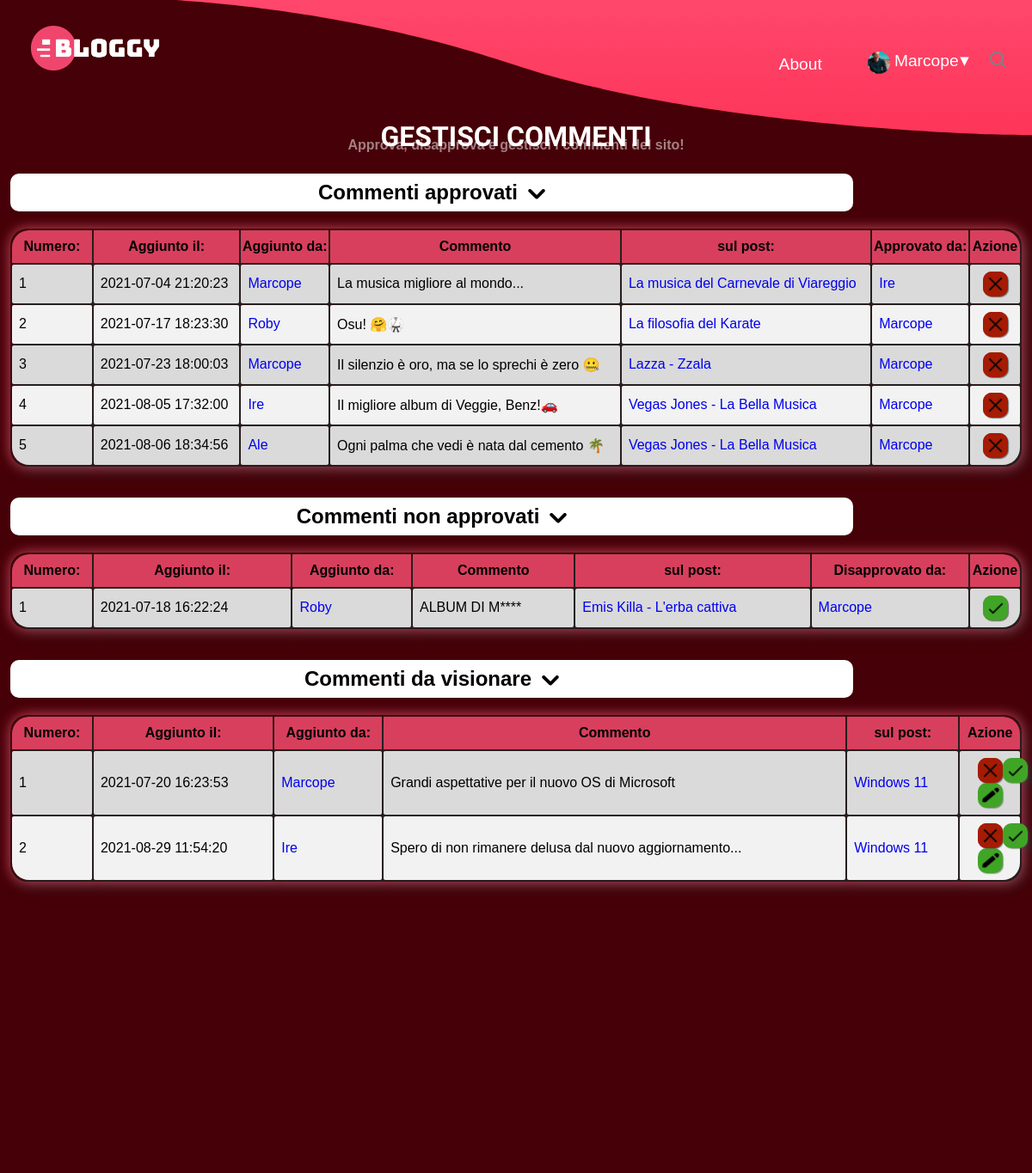
Screenshot of /reg-login/commenti.php (signed in) with the database file from the repository.
### tables this page shows
CREATE TABLE IF NOT EXISTS users (
  id tinyint(3) NOT NULL AUTO_INCREMENT PRIMARY KEY,
  admin bit(1) NOT NULL DEFAULT 0,
  add_data datetime NOT NULL,
  username varchar(100) NOT NULL UNIQUE KEY,
  nome varchar(100) DEFAULT NULL,
  cognome varchar(100) DEFAULT NULL,
  telefono varchar(100) DEFAULT NULL,
  email varchar(100) NOT NULL,
  password varchar(100) NOT NULL,
  avatar varchar(100) NOT NULL DEFAULT 'default.png',
  reso_admin_da varchar(100) DEFAULT NULL,
  FOREIGN KEY (reso_admin_da) REFERENCES users (username) ON DELETE CASCADE ON UPDATE CASCADE
);

CREATE TABLE IF NOT EXISTS commenti (
  id_c tinyint(3) NOT NULL PRIMARY KEY AUTO_INCREMENT,
  data_c datetime NOT NULL,
  username varchar(100) NOT NULL,
  commento varchar(255),
  id_post tinyint(3) NOT NULL,
  stato bit(1) NOT NULL DEFAULT 1,
  approved_by varchar(100) DEFAULT NULL,
  FOREIGN KEY (username) REFERENCES users (username) ON DELETE CASCADE ON UPDATE CASCADE,
  FOREIGN KEY (id_post) REFERENCES post (id) ON DELETE CASCADE ON UPDATE CASCADE,
  FOREIGN KEY (approved_by) REFERENCES users (username) ON DELETE CASCADE ON UPDATE CASCADE
);

CREATE TABLE IF NOT EXISTS post (
  id tinyint(3) NOT NULL AUTO_INCREMENT PRIMARY KEY,
  creato_il datetime NOT NULL,
  nome_b varchar(100) NOT NULL,
  categoria varchar(100) NOT NULL,
  titolo varchar(200) NOT NULL,
  autore varchar(100) NOT NULL,
  contenuto mediumtext NOT NULL,
  immagine varchar(100) NOT NULL,
  FOREIGN KEY (autore) REFERENCES users (username) ON DELETE CASCADE ON UPDATE CASCADE,
  FOREIGN KEY (nome_b) REFERENCES blog (nome_blog) ON DELETE CASCADE ON UPDATE CASCADE
);

### reg-login/commenti.php (the view, shortened to what this page needs)
<?php
require('../db_connect.php');
?>
<!DOCTYPE html>
<html lang="it">
<head>
</head>
<body>
	<div id="animation_container">
		<canvas id="canvas"></canvas>
	</div>
	<header>
		<a href="../index.php">
			<img src="../image/logo.png" id="logo" alt="Logo" />
		</a>
		<form action="../blog.php" method="get" id="cerca" name="cerca" title="Cerca nel sito...">
			<button type="submit" id="cercaBtn">
				<img src="../image/search_icon.svg" alt="Cerca">
			</button>
		</form>
		<div id="utente">
			<span id='dropdown_btn'>▾</span>
			<a href="account.php">
				<?php
				$username = $_SESSION['user_session'];
				$avatar_query = "SELECT avatar FROM users WHERE username = '$username'";
				$avatar = mysqli_query($conn, $avatar_query) or die("Connessione fallita: " . mysqli_error($conn));
				if (mysqli_num_rows($avatar) > 0) {
					$row = mysqli_fetch_array($avatar);
					$imageURL = '../image/' . $row["avatar"];
					echo "<img src = '$imageURL' id='user_icon' alt='Avatar'/>";
				} ?>
				<p class="dx" id="user_name"><?php echo ucfirst($_SESSION['user_session']) ?></p>
			</a>
		</div>
		<a href="../about.php" class="dx" title="About">About</a>
	</header>
	<nav id="nav_2"></nav>
	<main>
		<h1>GESTISCI COMMENTI</h1>
		<h3 id="descrizione">Approva, disapprova e gestisci i commenti del sito!</h3>
		<h2 class="pointer">Commenti approvati&ensp;<img src="../image/button_top.svg" class="down" alt="Mostra e nascondi elementi" /></h2>
		<?php
		$comm_appr = mysqli_query($conn, "SELECT * FROM commenti AS c, post AS p WHERE c.stato = 1 AND p.id = c.id_post AND c.approved_by IS NOT NULL AND c.commento IS NOT NULL ORDER BY c.data_c") or die("Connessione fallita: " . mysqli_error($conn));
		if (mysqli_num_rows($comm_appr) > 0) {
			$postNo = 1; ?>
			<table>
				<thead>
					<tr>
						<th>Numero:</th>
						<th>Aggiunto il:</th>
						<th>Aggiunto da:</th>
						<th>Commento</th>
						<th>sul post:</th>
						<th>Approvato da:</th>
						<th>Azione</th>
					</tr>
				</thead>
				<tbody>
					<?php
					while ($result = mysqli_fetch_assoc($comm_appr)) {
						$id_c = $result['id_c'];
						$data_c = $result['data_c'];
						$username = $result['username'];
						$commento = $result['commento'];
						$approved_by = $result['approved_by'];
						$id_post = $result['id'];
						$titolo_post = $result['titolo'];
						echo "<tr>
								<td style='width:8%'>$postNo</td>
								<td>$data_c</td>";
						if ($username == $_SESSION['user_session']) {
							echo "<td>
									<a href='account.php'>$username</a>
                         		 </td>";
						}
						else {
							echo "<td>
                              		<a href='account.php?username=$username'>$username</a>
                         		</td>";
						}
						echo "<td>$commento</td>
							  <td>
							  	  <a href='../single.php?id=$id_post'>$titolo_post</a>
							  </td>";
						if ($approved_by == $_SESSION['user_session']) {
							echo "<td>
                              		<a href='account.php'>$approved_by</a>
                         		 </td>";
						}
						else {
							echo "<td>
                              		 <a href='account.php?username=$approved_by'>$approved_by</a>
                         		 </td>";
						}
						echo "<td style='width:5%; text-align:center'>
								<a href='commenti.php?Unapprove_ID=$id_c'>
									<img class='icona statica unapprove' src='../image/meno.png' alt='Non approvare commento' title='Non approvare commento'>
                                   	<img class='icona attiva unapprove' src='../image/meno.gif' alt='Non approvare commento' title='Non approvare commento'>
								</a>
							</td>
						</tr>";
						$postNo++;
					} ?>
				</tbody>
			</table>
		<?php
		}
		else echo "<h3 style='background:rgb(255,255,255,.7); width:18%; margin-left:2%; padding-left: 1%; border-radius:20px'>Nessun commento è stato approvato.</h3>"; ?>
		<h2 class="pointer">Commenti non approvati&ensp;<img src="../image/button_top.svg" class="down" alt="Mostra e nascondi elementi" /></h2>
		<?php
		$comm_disappr = mysqli_query($conn, "SELECT * FROM commenti as c, post as p WHERE c.stato = 0 AND p.id = c.id_post AND c.approved_by IS NOT NULL AND c.commento IS NOT NULL ORDER BY data_c") or die("Connessione fallita: " . mysqli_error($conn));
		if (mysqli_num_rows($comm_disappr) > 0) {
			$postNo = 1; ?>
			<table>
				<thead>
					<tr>
						<th>Numero:</th>
						<th>Aggiunto il:</th>
						<th>Aggiunto da:</th>
						<th>Commento</th>
						<th>sul post:</th>
						<th>Disapprovato da:</th>
						<th>Azione</th>
					</tr>
				</thead>
				<tbody>
					<?php
					while ($result = mysqli_fetch_assoc($comm_disappr)) {
						$id_c = $result['id_c'];
						$data_c = $result['data_c'];
						$username = $result['username'];
						$commento = $result['commento'];
						$approved_by = $result['approved_by'];
						$id_post = $result['id'];
						$titolo_post = $result['titolo'];
						echo "<tr>
								<td style='width:8%'>$postNo</td>
								<td>$data_c</td>";
						if ($username == $_SESSION['user_session']) {
							echo "<td>
									<a href='account.php'>$username</a>
                         		 </td>";
						}
						else {
							echo "<td>
                              		<a href='account.php?username=$username'>$username</a>
                         		 </td>";
						}
						echo "<td>$commento</td>
							<td><a href='../single.php?id=$id_post'>$titolo_post</a></td>";
						if ($approved_by == $_SESSION['user_session']) {
							echo "<td>
									<a href='account.php'>$approved_by</a>
								</td>";
						}
						else {
							echo "<td>
									<a href='account.php?username=$approved_by'>$approved_by</a>
								</td>";
						}
						echo "<td style='width:5%; text-align:center'>
								<a href='commenti.php?Approve_ID=$id_c'>
									<img class='icona statica approva' src='../image/plus.png' alt='Approvare commento' title='Approvare commento'>
                                   	<img class='icona attiva approva' src='../image/plus.gif' alt='Approvare commento' title='Approvare commento'>
								</a>
							</td>
						</tr>";
						$postNo++;
					} ?>
				</tbody>
			</table>
		<?php
		}
		else echo "<h3 style='background:rgb(255,255,255,.7); width:20%; margin-left:2%; padding-left: 1%; border-radius:20px'>Nessun commento non è stato approvato.</h3>"; ?>
		<h2 class="pointer">Commenti da visionare&ensp;<img src="../image/button_top.svg" class="down" alt="Mostra e nascondi elementi" /></h2>
		<?php
		$visiona_comm = mysqli_query($conn, "SELECT * FROM commenti AS c, post AS p WHERE c.stato = 1 AND p.id = c.id_post AND c.approved_by IS NULL AND c.commento IS NOT NULL ORDER BY c.data_c") or die("Connessione fallita: " . mysqli_error($conn));
		if (mysqli_num_rows($visiona_comm) > 0) {
			$postNo = 1; ?>
			<table>
				<thead>
					<tr>
						<th>Numero:</th>
						<th>Aggiunto il:</th>
						<th>Aggiunto da:</th>
						<th>Commento</th>
						<th>sul post:</th>
						<th>Azione</th>
					</tr>
				</thead>
				<tbody>
					<?php
					while ($result = mysqli_fetch_assoc($visiona_comm)) {
						$id_c = $result['id_c'];
						$data_c = $result['data_c'];
						$username = $result['username'];
						$commento = $result['commento'];
						$id_post = $result['id'];
						$titolo_post = $result['titolo'];
						echo "<tr>
							<td style='width:8%'>$postNo</td>
							<td>$data_c</td>";
						if ($username == $_SESSION['user_session']) {
							echo "<td>
                              		<a href='account.php'>$username</a>
                         		</td>";
						}
						else {
							echo "<td>
                              		<a href='account.php?username=$username'>$username</a>
                         		</td>";
						}
						echo "<td>$commento</td>
						<td><a href='../single.php?id=$id_post'>$titolo_post</a></td>
						<td style='width:6%; text-align:center'>
							<a href='commenti.php?Unapprove_ID=$id_c'>
								<img class='icona statica unapprove' src='../image/meno.png' alt='Non approvare commento' title='Non approvare commento'>
                              	<img class='icona attiva unapprove' src='../image/meno.gif' alt='Non approvare commento' title='Non approvare commento'>
							</a>
							<a href='commenti.php?Approve_ID=$id_c'>
								<img class='icona statica approva' src='../image/plus.png' alt='Approvare commento' title='Approvare commento'>
                              	<img class='icona attiva approva' src='../image/plus.gif' alt='Approvare commento' title='Approvare commento'>
							</a>
						</td>
					</tr>";
						$postNo++;
					} ?>
				</tbody>
			</table>
		<?php
		}
		else echo "<h3 style='background:rgb(255,255,255,.7); width:18%; margin-left:2%; padding-left: 1%; border-radius:20px'>Non ci sono commenti da visionare.</h3>";
		mysqli_close($conn); ?>
	</main>
	<img src="../image/footer.svg" alt="Footer">
	<footer>
		<a href="../about.php">All rights reserved | © 2021 | Created by Marco Petrucci</a>
	</footer>
</body>
</html>

### index.css (style rules this page uses)
:root { --sfondo_post: rgb(255, 255, 255, .6); }
* { font-family: Averta, Helvetica, Arial, sans-serif; }
body { margin: 0; background: rgb(70, 0, 7); }
#animation_container { position: fixed; top: 0; z-index: -1; opacity: .9; pointer-events: none; }
#animation_container canvas { width: 1600px; }
a { text-decoration: none; }
#nav_1, #nav_2, header { position: fixed; top: 0; left: 0; }
#nav_2 { width: 100%; height: 163px; transition: 0.8s; z-index: 2; }
#nav_2:before { position: absolute; left: 0; content: ''; width: calc(100% - 999px); height: 163px; }
#nav_2:after { position: absolute; right: 0; content: ''; width: 1000px; height: 163px; background: url("image/nav_2.svg"); }
header { right: 0; margin: 1.5% 2%; z-index: 4; transition: 0.6s; }
header a, header p:not(#autocompletamento p), #divisore { color: #fff; transition: .5s; }
#logo { width: 150px; float: left; cursor: pointer; margin: 1% 0 1% 1%; padding-bottom: 10px; transition: .2s; }
.dx { float: right; margin: 1.65% 1.5%; transition: .5s; }
#utente { float: right; margin: 1.5% 1.5% 1.7% 1.2%; transition: .5s; }
#user_icon { width: 26px; height: 26px; margin: 2px -6% 0; border-radius: 180px; }
#dropdown_btn { color: #fff; font-size: 1.3em; float: right; cursor: pointer; transition: .5s; }
#cerca { float: right; width: 30px; margin: 1.4% 0; padding: 1px; border-radius: 20px; background: transparent; transition: .5s; }
#cercaBtn { float: right; width: 30px; height: 30px; background-color: transparent; border-radius: 20px; cursor: pointer; border: none; }
main { margin: 200px 0 20%; }
main h1:not(.blog h1, .post h1, .avviso h1) { color: #fff; font-family: 'Bungee'; font-size: 3em; text-align: center; margin: -5% 0 0; }
#descrizione { color: rgba(255, 255, 255, 0.5); font-size: 1em; text-align: center; margin: -1.5% 0 2%; }
main h2.pointer { cursor: pointer; width: 18% }
img.down, img.up { width: 20px; transition: .4s; }
img.down { transform: rotate(180deg); }
main h2 { background: #fff; color: #000; border-radius: 10px; width: 15%; margin-top: 3%; margin-left: 1%; padding: 8px 10px; text-align: center }
main h2:first-of-type { margin-top: 0; }
table { width: 98%; margin: 0 1%; border-radius: 20px; box-shadow: 0px 0px 15px 0px rgb(216, 63, 93); filter: drop-shadow(5px 5px 5px #222); }
thead th { padding: 10px 0; color: #000; background-color: rgb(216, 63, 93); }
tbody td { padding: 8px; border-radius: 2px; }
tbody tr { background-color: #f2f2f2; }
tbody tr:nth-child(odd) { background-color: rgb(218, 218, 218); }
tr:first-child th:first-child { border-top-left-radius: 20px; }
tr:first-child th:last-child { border-top-right-radius: 20px; }
tr:last-child td:first-child { border-bottom-left-radius: 20px; }
tr:last-child td:last-child { border-bottom-right-radius: 20px; }
.icona { width: 23px; vertical-align: middle; border-radius: 10px; padding: 3px; box-shadow: 1px 1px 1px 0px rgba(85, 81, 81, 0.5); }
.icona.statica { position: absolute; z-index: 1; }
.icona.unapprove { background-color: rgb(165, 27, 3); }
.icona.approva { background-color: rgb(64, 165, 38); }
img[alt="Footer"] { user-select: none; margin-bottom: -4px }
footer { padding: 1% 5% 0 2%; background: #FF476C; text-align: center; box-shadow: 0px -2px 30px 0px rgba(0, 0, 0, 0.75); bottom: 0 }
footer a { color: #fff; font-size: .75em }
@media screen and (max-width:1200px) { header { margin: 1.5% 2% 1%; } }
@media screen and (max-width:1200px) { header>a.dx { margin: 4% 4% 0 0 } }
@media screen and (max-width:1200px) { header #utente { margin-top: 3.5% } }
@media screen and (max-width:1200px) { header #cerca { margin-top: 3% } }
@media screen and (max-width:1200px) { main h1:not(.blog h1, .post h1, .avviso h1) { font-size: 2em } }
@media screen and (max-width:1200px) { h2 { width: 80% !important } }
@media screen and (min-width:768px) { #sezioni_btn, #open_sidenav, a.dx, #user_name { font-size: 1em } }
@media screen and (min-width:768px) { footer a { font-size: .9em } }
@media screen and (min-width:1200px) { #sezioni_btn, #open_sidenav, a.dx, #user_name { font-size: 1.2em } }

### rows the page displays
users: avatar (picture)
commenti: data_c "2021-07-04 21:20:23", username "Marcope", commento "La musica migliore al mondo...", id_post.titolo "La musica del Carnevale di Viareggio", approved_by "Ire"
commenti: data_c "2021-07-17 18:23:30", username "Roby", commento "Osu! 🤗🥋", id_post.titolo "La filosofia del Karate", approved_by "Marcope"
commenti: data_c "2021-07-23 18:00:03", username "Marcope", commento "Il silenzio è oro, ma se lo sprechi è zero 🤐", id_post.titolo "Lazza - Zzala", approved_by "Marcope"
commenti: data_c "2021-08-05 17:32:00", username "Ire", commento "Il migliore album di Veggie, Benz!🚗", id_post.titolo "Vegas Jones - La Bella Musica", approved_by "Marcope"
commenti: data_c "2021-08-06 18:34:56", username "Ale", commento "Ogni palma che vedi è nata dal cemento 🌴", id_post.titolo "Vegas Jones - La Bella Musica", approved_by "Marcope"
commenti: data_c "2021-07-18 16:22:24", username "Roby", commento "ALBUM DI M****", id_post.titolo "Emis Killa - L'erba cattiva", approved_by "Marcope"
commenti: data_c "2021-07-20 16:23:53", username "Marcope", commento "Grandi aspettative per il nuovo OS di Microsoft", id_post.titolo "Windows 11"
commenti: data_c "2021-08-29 11:54:20", username "Ire", commento "Spero di non rimanere delusa dal nuovo aggiornamento...", id_post.titolo "Windows 11"

### other values shown
$_SESSION['user_session'] "Marcope"
